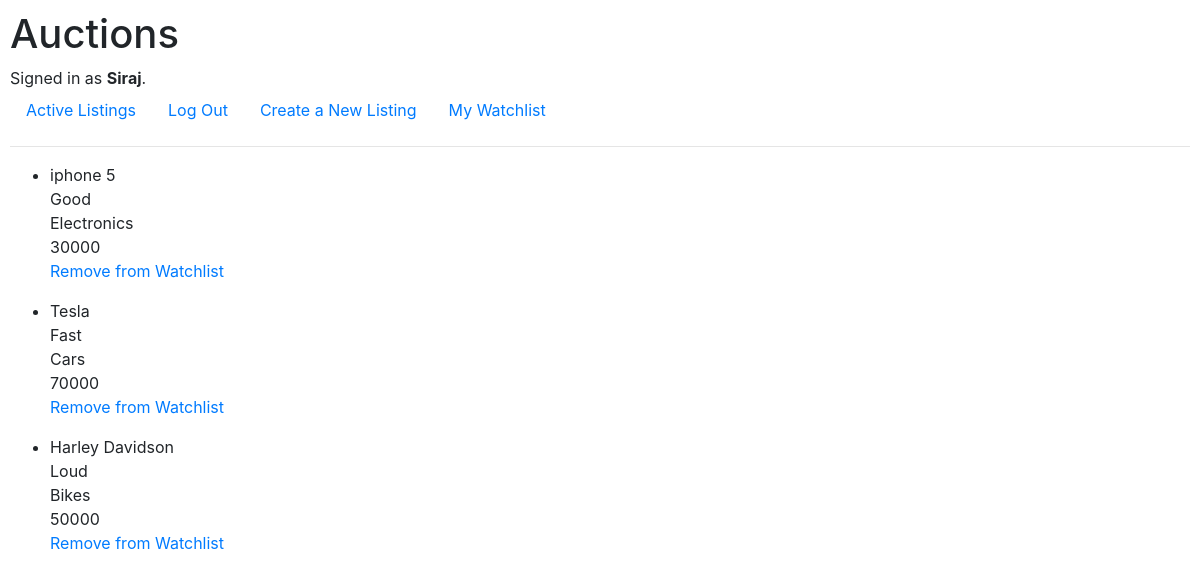
The page /my_watchlist (signed in) on the database as committed earlier.
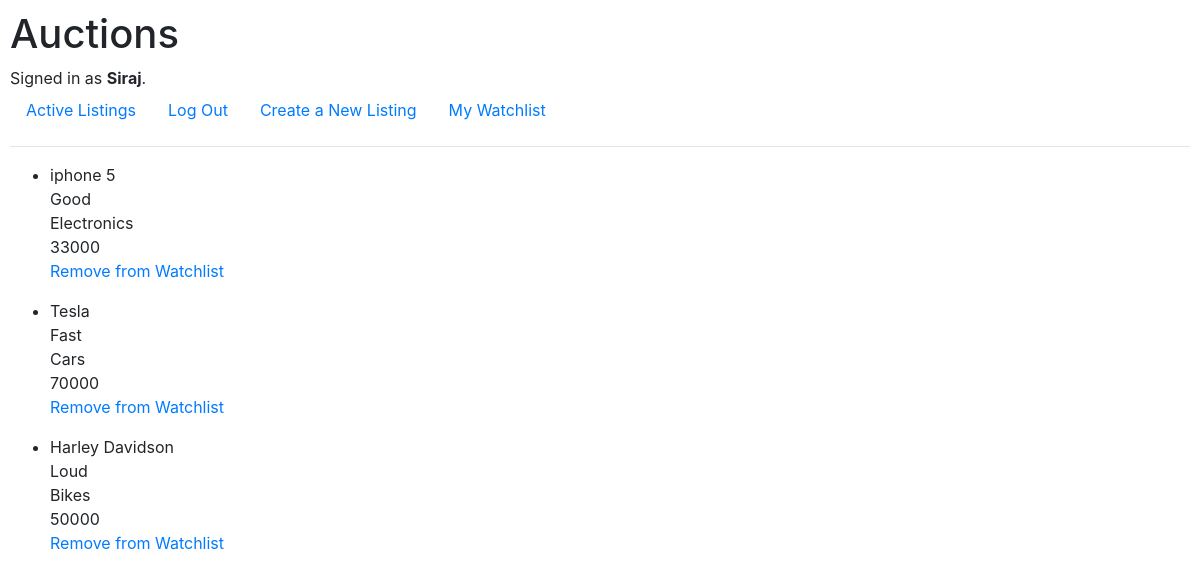
The same page on the database as committed later.
### auctions/models.py (models this page shows)
class Listing(models.Model):
    Title = models.CharField(max_length=64)
    Description = models.TextField(max_length=500)
    Category = models.CharField(max_length=16)
    Starting_Bid = models.IntegerField()
    Image = models.ImageField()
    Auction_closed = models.BooleanField(default=False)
    watchlist = models.ManyToManyField(User, blank= True, related_name="watcher")
    listing_owner = models.ForeignKey(User,on_delete=models.CASCADE,related_name="owner",null=True)

### auctions/views.py (the view)
# urls.py: path("my_watchlist", views.my_watchlist, name="my_watchlist"),
@login_required
def my_watchlist(request):
    user = User.objects.get(pk=request.user.id)
    return render(request, "auctions/my_watchlist.html",{
        "watchlist": user.watcher.all()
    })

### auctions/templates/auctions/my_watchlist.html
{% extends "auctions/layout.html"%}
{% block body %}
    {% for watch in watchlist %}
        <ul>
            <li>
                {{watch.Title}} <br>
                {{watch.Description}} <br>
                {{watch.Category}} <br>
                {{watch.Starting_Bid}} <br>
                <a href="{% url 'remove_listing' watch.id %}"> Remove from Watchlist </a>
            </li>
        </ul>
    {% endfor %}
{% endblock %}

Rows that differ between the two databases and show on the page:
changed Listing "iphone 5": Starting_Bid "30000" → "33000"
